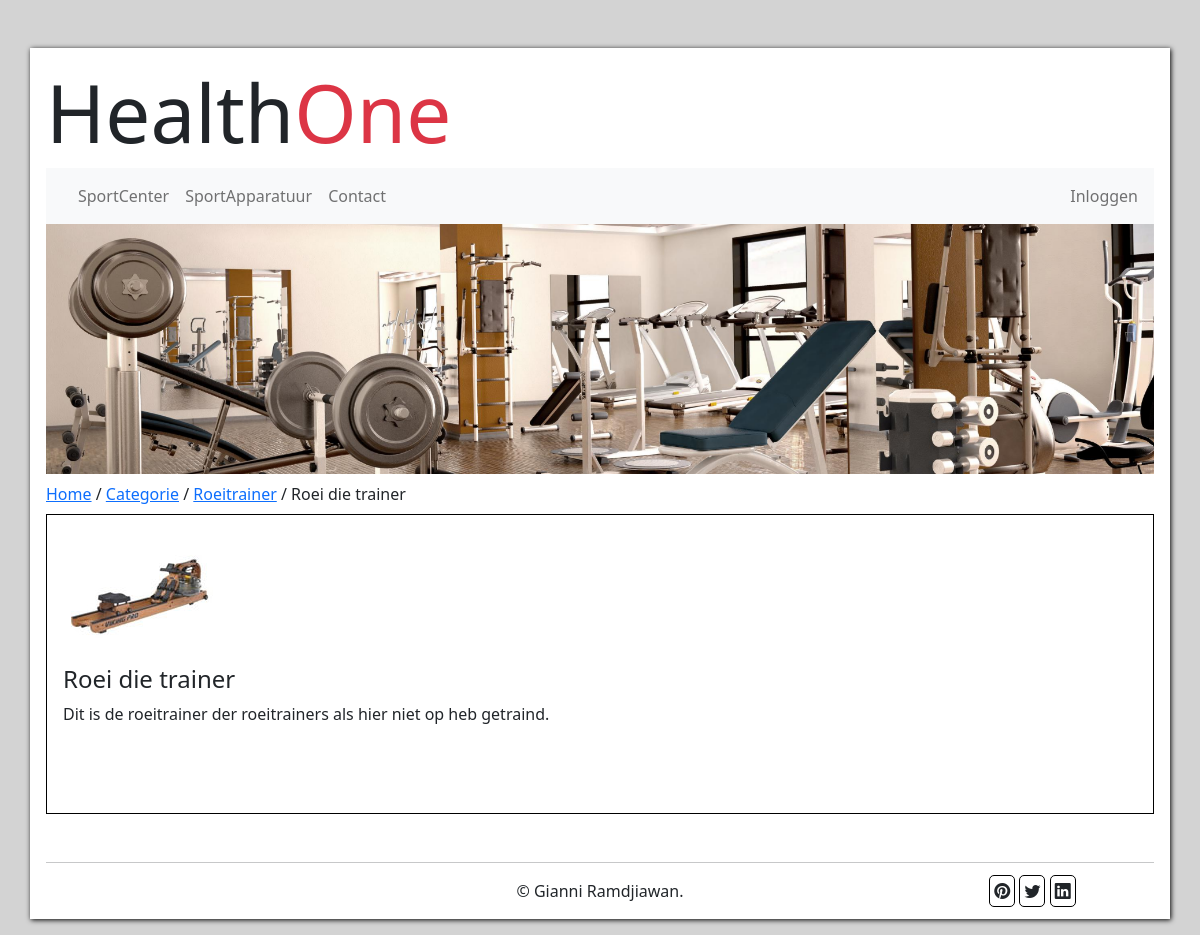
The app's page /apparatuur/product.php?id=1 with its own data.
### tables this page shows
CREATE TABLE `categorie` (
  `id` int(5) NOT NULL,
  `naam` varchar(50) NOT NULL,
  `foto` varchar(50) NOT NULL,
  `omschrijving` varchar(255) NOT NULL
);

CREATE TABLE `product` (
  `id` int(5) NOT NULL,
  `naam` varchar(50) NOT NULL,
  `foto` varchar(50) NOT NULL,
  `omschrijving` varchar(255) NOT NULL,
  `categorie_id` int(11) NOT NULL
);

### apparatuur/product.php (the view, shortened to what this page needs)
<?php
    include_once('../dbConnection.php');
    $producten = $db->prepare("SELECT * FROM product WHERE id = :id");
    $producten->bindParam("id", $_GET['id']);
    $producten->execute();
    $result = $producten->fetchAll(PDO::FETCH_ASSOC);
    foreach ($result as &$data) {
        $productNaam = $data['naam'];
        $id = $data['id'];
    }
    $categorie = $db->prepare("SELECT * FROM categorie WHERE id = :id");
    $categorie->bindParam("id", $_GET['id']);
    $categorie->execute();
    $result = $categorie->fetchAll(PDO::FETCH_ASSOC);
    foreach ($result as &$data) {
        $appratuur = $data['naam'];
    }
?>
<!DOCTYPE html>
<html lang="en">
    <head>
        <link href="https://cdn.jsdelivr.net/npm/bootstrap@5.2.0-beta1/dist/css/bootstrap.min.css" rel="stylesheet">
        <link rel="stylesheet" href="https://cdn.jsdelivr.net/npm/bootstrap-icons@1.8.2/font/bootstrap-icons.css">
        <link rel="stylesheet" href="../css/style.css">
    </head>
    <body>
        <div class='container container-xxl p-3 my-5'>
            <?php
            include_once('../templates/header.php');
            include_once('../templates/menu.php');
            include_once('../templates/banner.php');
            echo "
            <div class='row mt-2'>
                <div class='path mb-2'>
                    <a href='../index.php'>Home</a>
                    /
                    <a href='./categorieen.php'>Categorie</a>
                    /
                    <a href='./apparatuur.php?id=$id'>$appratuur</a>
                    /
                    $productNaam
                </div>
            </div>
            ";
            $producten = $db->prepare("SELECT * FROM product WHERE categorie_id = :id");
            $producten->bindParam("id", $_GET['id']);
            $producten->execute();
            $result = $producten->fetchAll(PDO::FETCH_ASSOC);
            foreach ($result as &$data) {
                echo "<div class='product px-3'>";
                echo "<img src='../img/".$data['foto']."' alt='".$data['naam']."' class='img-fluid'><br>";
                echo "<h4>".$data['naam']."</h4>";
                echo "<p>".$data['omschrijving']."</p> </a>";
                echo "</div>";
            }
            echo "<hr>";
            include_once('../templates/footer.php');
        ?>
    </div>
</body>
</html>

### css/style.css (style rules this page uses)
body { background-color: lightgrey; }
.container { background-color: white; box-shadow: 1px 1px 5px black; }
.product { border: 1px solid black; height: 300px; }

### records on screen
categorie: naam "Roeitrainer"
product: naam "Roei die trainer", foto (picture), omschrijving "Dit is de roeitrainer der roeitrainers als hier niet op heb getraind."
